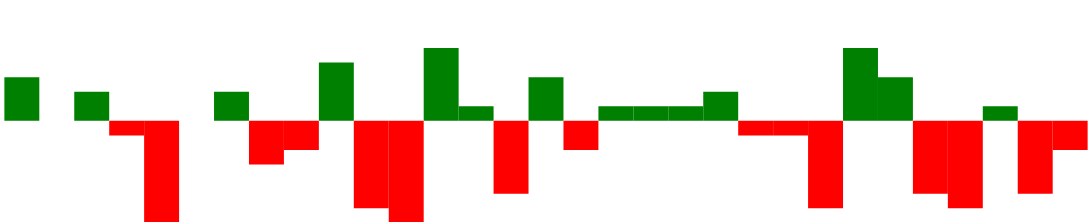

Vega-Lite specification stored for this chart:
### Vega specification from a JSON file in a GitHub repository (floating-point values rounded to 4 significant figures)
{"$schema": "https://vega.github.io/schema/vega/v5.json", "width": 250, "height": 40, "padding": 0, "data": [{"name": "table", "values": [{"game": "g1", "diff": 3}, {"game": "g2", "diff": 0}, {"game": "g3", "diff": 2}, {"game": "g4", "diff": -1}, {"game": "g5", "diff": -7}, {"game": "g6", "diff": 0}, {"game": "g7", "diff": 2}, {"game": "g8", "diff": -3}, {"game": "g9", "diff": -2}, {"game": "g10", "diff": 4}, {"game": "g11", "diff": -6}, {"game": "g12", "diff": -7}, {"game": "g13", "diff": 5}, {"game": "g14", "diff": 1}, {"game": "g15", "diff": -5}, {"game": "g16", "diff": 3}, {"game": "g17", "diff": -2}, {"game": "g18", "diff": 1}, {"game": "g19", "diff": 1}, {"game": "g20", "diff": 1}, {"game": "g21", "diff": 2}, {"game": "g22", "diff": -1}, {"game": "g23", "diff": -1}, {"game": "g24", "diff": -6}, {"game": "g25", "diff": 5}, {"game": "g26", "diff": 3}, {"game": "g27", "diff": -5}, {"game": "g28", "diff": -6}, {"game": "g29", "diff": 1}, {"game": "g30", "diff": -5}, {"game": "g31", "diff": -2}]}], "signals": [{"name": "tooltip", "value": {}, "on": [{"events": "rect:mouseover", "update": "datum"}, {"events": "rect:mouseout", "update": "{}"}]}], "scales": [{"name": "xscale", "type": "band", "domain": {"data": "table", "field": "game"}, "range": "width", "padding": 0.05, "round": true}, {"name": "yscale", "domain": {"data": "table", "field": "diff"}, "nice": true, "range": "height"}], "axes": [{"orient": "bottom", "scale": "xscale", "labels": false, "ticks": false}, {"orient": "right", "scale": "yscale", "labels": false, "ticks": false}], "marks": [{"type": "rect", "from": {"data": "table"}, "encode": {"enter": {"x": {"scale": "xscale", "field": "game"}, "width": {"scale": "xscale", "band": 1}, "y": {"scale": "yscale", "field": "diff"}, "y2": {"scale": "yscale", "value": 0}, "fill": [{"test": "datum.diff > 0", "value": "green"}, {"value": "red"}]}, "update": {"fill": [{"test": "datum.diff > 0", "value": "green"}, {"value": "red"}]}, "hover": {"fill": {"value": "black"}}}}, {"type": "text", "encode": {"enter": {"align": {"value": "center"}, "baseline": {"value": "bottom"}, "fill": {"value": "#333"}}, "update": {"x": {"scale": "xscale", "signal": "tooltip.game", "band": 0.5}, "y": {"scale": "yscale", "signal": "tooltip.diff", "offset": 0.05}, "text": {"signal": "tooltip.diff"}, "fillOpacity": [{"test": "datum === tooltip", "value": 0}, {"value": 1}]}}}], "config": {}}
